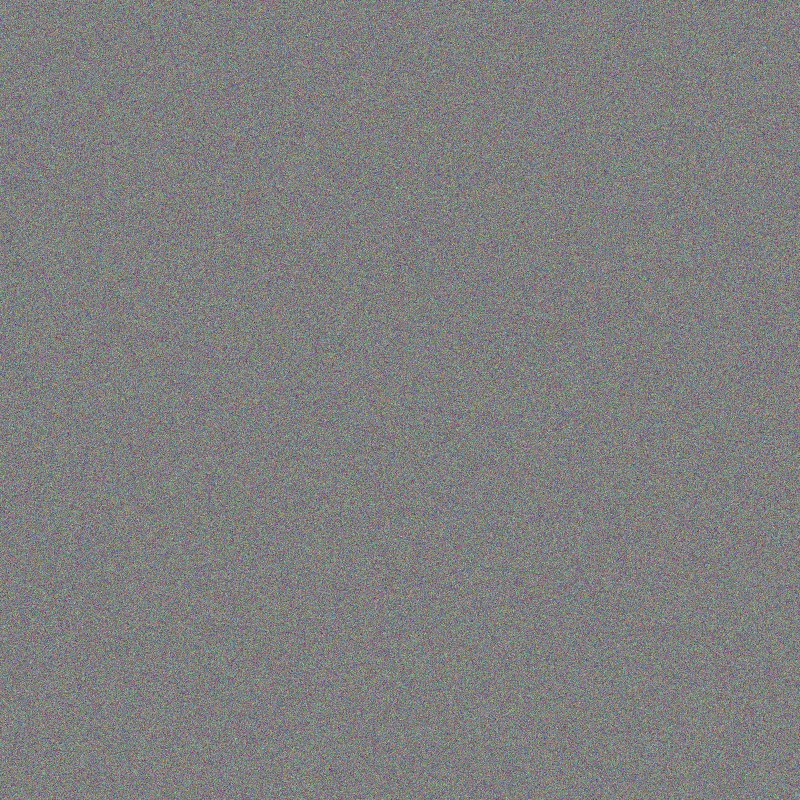
#> input picture test-images/real/camera/nikon_d850_outdoor.jpg, 800 x 800 px
$ python calibrate_and_test.py
#> lines starting #> are read from the running program, lines starting #| are printed output that depends on the picture
### backend/app/signals/ela.py
import io
from pathlib import Path
from typing import Any
from PIL import Image, ImageChops
import numpy as np

def compute_ela_signal(image_path: Path) -> dict[str, Any]:
    """
    Computes Error Level Analysis (ELA) and regional compression variance.
    Detects composite modifications, inpainting seams, and background replacement.
    """
    try:
        with Image.open(image_path) as orig_img:
#> orig_img is the input picture: PIL image 800x800 RGB; mean R, G, B 127.5, 127.5, 127.5
            img = orig_img.convert("RGB")
            w, h = img.size

            # Re-save at fixed 90% quality
            buf = io.BytesIO()
            img.save(buf, "JPEG", quality=90)
            buf.seek(0)
            resaved = Image.open(buf)

            # Calculate difference
            diff = ImageChops.difference(img, resaved)
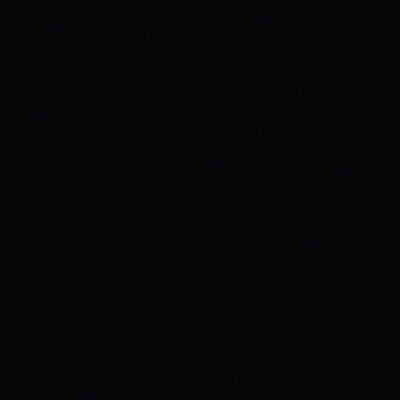
#> diff: PIL image 800x800 RGB (shown at 1/2 size); mean R, G, B 5.6, 4.3, 6.5
            diff_arr = np.array(diff, dtype=float)
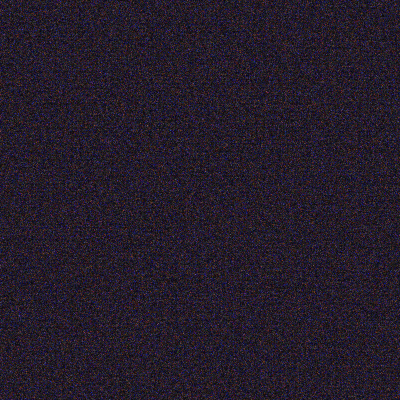
#> diff_arr: shape (800, 800, 3) float64 (shown at 1/2 size); mean R, G, B 5.6, 4.3, 6.5; drawn with min black and max white

            global_mean = float(diff_arr.mean())
#> global_mean = 5.47
            global_std = float(diff_arr.std())
#> global_std = 4.31

            # Regional segmentation: Background margins vs Foreground center
            margin_y = int(h * 0.25)
            margin_x = int(w * 0.20)

            # Top background and side background
            bg_top = diff_arr[:margin_y, :, :]
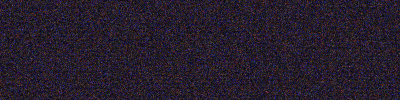
#> bg_top: shape (200, 800, 3) float64 (shown at 1/2 size); mean R, G, B 5.6, 4.3, 6.5; drawn with min black and max white
            bg_left = diff_arr[margin_y:h - margin_y, :margin_x, :]
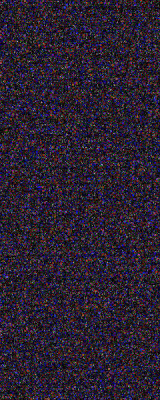
#> bg_left: shape (400, 160, 3) float64; mean R, G, B 5.6, 4.3, 6.5; drawn with min black and max white
            bg_right = diff_arr[margin_y:h - margin_y, w - margin_x:, :]
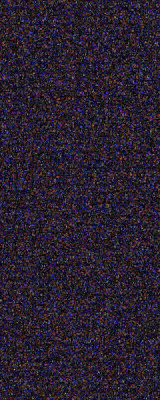
#> bg_right: shape (400, 160, 3) float64; mean R, G, B 5.6, 4.3, 6.5; drawn with min black and max white

            bg_pixels = np.concatenate([
                bg_top.reshape(-1, 3),
                bg_left.reshape(-1, 3),
                bg_right.reshape(-1, 3)
            ], axis=0)
            bg_mean = float(bg_pixels.mean())
#> bg_mean = 5.47

            # Foreground center
            fg_region = diff_arr[margin_y:h - margin_y, margin_x:w - margin_x, :]
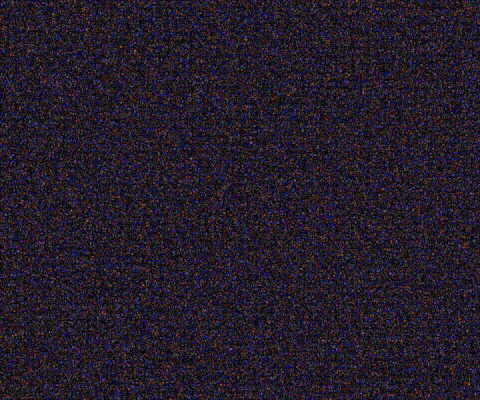
#> fg_region: shape (400, 480, 3) float64; mean R, G, B 5.6, 4.3, 6.4; drawn with min black and max white
            fg_mean = float(fg_region.mean())
#> fg_mean = 5.45

            # Ratio and disparity
            ratio = max(bg_mean, fg_mean) / (min(bg_mean, fg_mean) + 1e-4)
#> ratio = 1
#> (the rest of the program and of its run is left out)
